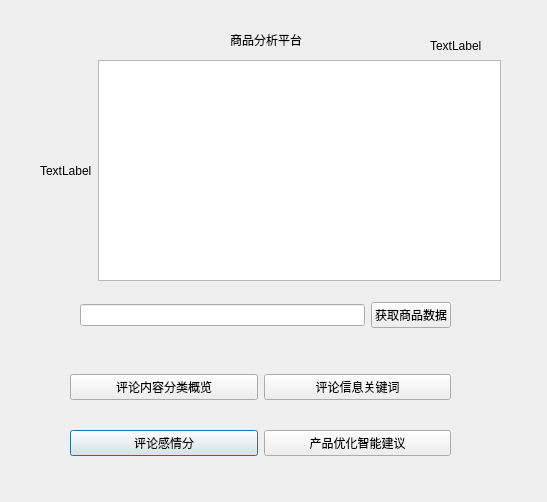
<?xml version="1.0" encoding="UTF-8"?>
<ui version="4.0">
 <class>Dialog</class>
 <widget class="QDialog" name="Dialog">
  <property name="geometry">
   <rect>
    <x>0</x>
    <y>0</y>
    <width>547</width>
    <height>502</height>
   </rect>
  </property>
  <property name="windowTitle">
   <string>Dialog</string>
  </property>
  <widget class="QLabel" name="label">
   <property name="geometry">
    <rect>
     <x>230</x>
     <y>30</y>
     <width>101</width>
     <height>20</height>
    </rect>
   </property>
   <property name="text">
    <string>商品分析平台</string>
   </property>
  </widget>
  <widget class="QWidget" name="horizontalLayoutWidget">
   <property name="geometry">
    <rect>
     <x>40</x>
     <y>60</y>
     <width>461</width>
     <height>221</height>
    </rect>
   </property>
   <layout class="QHBoxLayout" name="horizontalLayout">
    <item>
     <widget class="QLabel" name="label_2">
      <property name="text">
       <string>TextLabel</string>
      </property>
     </widget>
    </item>
    <item>
     <widget class="QTextEdit" name="textEdit"/>
    </item>
   </layout>
  </widget>
  <widget class="QWidget" name="gridLayoutWidget">
   <property name="geometry">
    <rect>
     <x>70</x>
     <y>350</y>
     <width>381</width>
     <height>131</height>
    </rect>
   </property>
   <layout class="QGridLayout" name="gridLayout">
    <item row="1" column="0">
     <widget class="QPushButton" name="pushButton_2">
      <property name="text">
       <string>评论感情分</string>
      </property>
     </widget>
    </item>
    <item row="0" column="0">
     <widget class="QPushButton" name="pushButton">
      <property name="text">
       <string>评论内容分类概览</string>
      </property>
     </widget>
    </item>
    <item row="0" column="1">
     <widget class="QPushButton" name="pushButton_3">
      <property name="text">
       <string>评论信息关键词</string>
      </property>
     </widget>
    </item>
    <item row="1" column="1">
     <widget class="QPushButton" name="pushButton_4">
      <property name="text">
       <string>产品优化智能建议</string>
      </property>
     </widget>
    </item>
   </layout>
  </widget>
  <widget class="QWidget" name="horizontalLayoutWidget_2">
   <property name="geometry">
    <rect>
     <x>80</x>
     <y>290</y>
     <width>371</width>
     <height>51</height>
    </rect>
   </property>
   <layout class="QHBoxLayout" name="horizontalLayout_2">
    <item>
     <widget class="QLineEdit" name="lineEdit"/>
    </item>
    <item>
     <widget class="QPushButton" name="pushButton_5">
      <property name="text">
       <string>获取商品数据</string>
      </property>
     </widget>
    </item>
   </layout>
  </widget>
  <widget class="QLabel" name="label_3">
   <property name="geometry">
    <rect>
     <x>430</x>
     <y>40</y>
     <width>54</width>
     <height>12</height>
    </rect>
   </property>
   <property name="text">
    <string>TextLabel</string>
   </property>
  </widget>
 </widget>
 <resources/>
 <connections/>
</ui>
